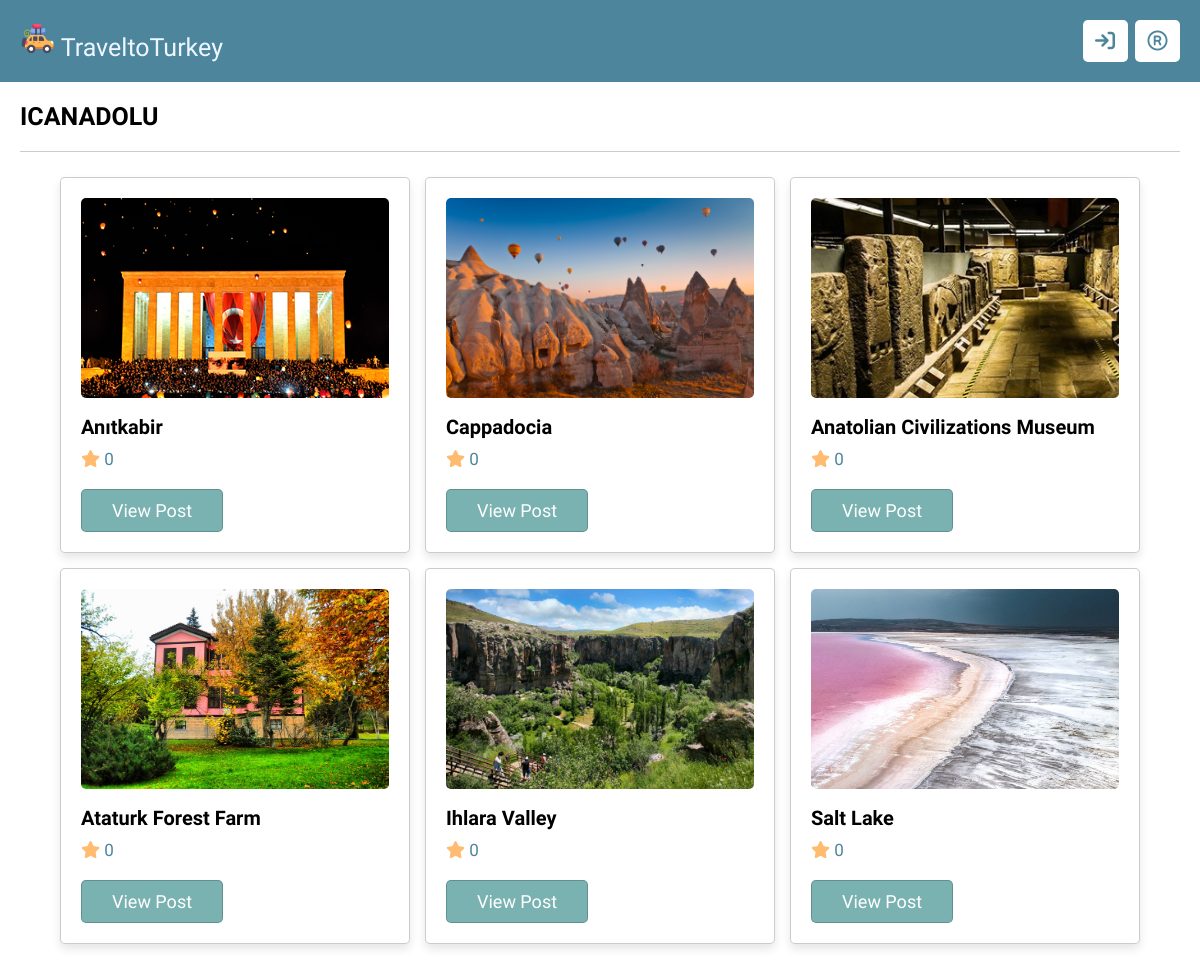
The app's page /mini_projects/all_posts.php?table=icanadolu with its own data.
### tables this page shows
CREATE TABLE `icanadolu` (
  `id` varchar(20) NOT NULL PRIMARY KEY,
  `title` varchar(50) NOT NULL,
  `image` varchar(30) NOT NULL,
  `content` TEXT
);

### mini_projects/all_posts.php (the view, shortened to what this page needs)
<?php
include 'components/connect.php';
if(isset($_GET['table']) && ($_GET['table'] == 'marmara' || $_GET['table'] == 'guneydogu' || $_GET['table'] == 'karadeniz'
|| $_GET['table'] == 'icanadolu' || $_GET['table'] == 'doguanadolu' || $_GET['table'] == 'ege' || $_GET['table'] == 'akdeniz')){
   $table = $_GET['table'];
}else{
   $table = 'marmara';
}
?>
<!DOCTYPE html>
<html lang="en">
<head>
   <link rel="stylesheet" href="css/style.css">
</head>
<body>
<?php include 'components/header.php'; ?>
<section class="all-posts">
   <div class="heading"><h1 style="text-transform:uppercase"><?php echo $table;?></h1></div>
   <div class="box-container">
   <?php
      $select_posts = $conn->prepare("SELECT * FROM `$table`");
      $select_posts->execute();
      if($select_posts->rowCount() > 0){
         while($fetch_post = $select_posts->fetch(PDO::FETCH_ASSOC)){
         $post_id = $fetch_post['id'];
         $review_table='review_'.$table;
         $count_reviews = $conn->prepare("SELECT * FROM `$review_table` WHERE post_id = ?");
         $count_reviews->execute([$post_id]);
         $total_reviews = $count_reviews->rowCount();
   ?>
   <div class="box">
      <img src="uploaded_files/<?= $fetch_post['image']; ?>" alt="" class="image">
      <h3 class="title"><?= $fetch_post['title']; ?></h3>
      <p class="total-reviews"><i class="fas fa-star"></i> <span><?= $total_reviews; ?></span></p>
      <a href="view_post.php?get_id=<?= $post_id;?>&table=<?=$table?>" class="inline-btn">view post</a>
   </div>
   <?php
      }
   }else{
      echo '<p class="empty">no posts added yet!</p>';
   }
   ?>
   </div>
</section>
</body>
</html>

### mini_projects/css/style.css (style rules this page uses)
:root { --light-yellow: #fffbda; --dark-yellow: #ffec9e; --light-orange: #ffbb70; --dark-orange: #ed9455; --light-blue: #eef7ff; --light-turkuaz: #cde8e5; --dark-turkuaz: #7ab2b2; --dark-blue: #4d869c; --white: #fff; --border: 0.1rem solid rgba(0, 0, 0, 0.2); --box-shadow: 0 0.5rem 1rem rgba(0, 0, 0, 0.1); --black: #000000; --red: #eb4d4b; --light-color: #999; --light-bg: #eee; }
* { font-family: "Comfortaa", cursive; margin: 0; padding: 0; box-sizing: border-box; outline: none; border: none; text-decoration: none; scrollbar-width: thin; }
html { font-size: 62.5%; overflow-x: hidden; }
body { background-color: var(--white); padding-bottom: 8rem; }
section { max-width: 1200px; margin: 0 auto; padding: 2rem; }
.heading { display: flex; align-items: center; justify-content: space-between; padding-bottom: 2rem; margin-bottom: 2.5rem; gap: 1.5rem; flex-wrap: wrap; border-bottom: var(--border); }
.heading h1 { font-size: 2.5rem; color: var(--black); text-transform: capitalize; }
.inline-btn, .inline-delete-btn, .inline-option-btn { display: inline-block; }
.btn, .delete-btn, .option-btn, .inline-btn, .inline-delete-btn, .inline-option-btn { margin-top: 1rem; text-align: center; padding: 1rem 3rem; font-size: 1.8rem; border-radius: 0.5rem; border: var(--border); color: var(--white); cursor: pointer; text-transform: capitalize; }
.btn, .inline-btn { background-color: var(--dark-turkuaz); }
.all-posts .box-container { display: grid; grid-template-columns: repeat(auto-fit, 35rem); gap: 1.5rem; align-items: flex-start; justify-content: center; }
.all-posts .box-container .box { background-color: var(--white); box-shadow: var(--box-shadow); border-radius: 0.5rem; padding: 2rem; border: var(--border); overflow-x: hidden; }
.all-posts .box-container .box .image { width: 100%; height: 20rem; border-radius: 0.5rem; object-fit: cover; margin-bottom: 1.5rem; }
.all-posts .box-container .box .title { font-size: 2rem; color: var(--black); text-overflow: ellipsis; overflow-x: hidden; }
.all-posts .box-container .box .total-reviews { font-size: 1.7rem; padding: 1rem 0; }
.all-posts .box-container .box .total-reviews i { color: var(--light-orange); }
.all-posts .box-container .box .total-reviews span { color: var(--dark-blue); }

### records on screen
icanadolu: image (picture), title "Anıtkabir", total_reviews "0"
icanadolu: image (picture), title "Cappadocia", total_reviews "0"
icanadolu: image (picture), title "Anatolian Civilizations Museum", total_reviews "0"
icanadolu: image (picture), title "Ataturk Forest Farm", total_reviews "0"
icanadolu: image (picture), title "Ihlara Valley", total_reviews "0"
icanadolu: image (picture), title "Salt Lake", total_reviews "0"

### other values on screen
$table "ICANADOLU"
